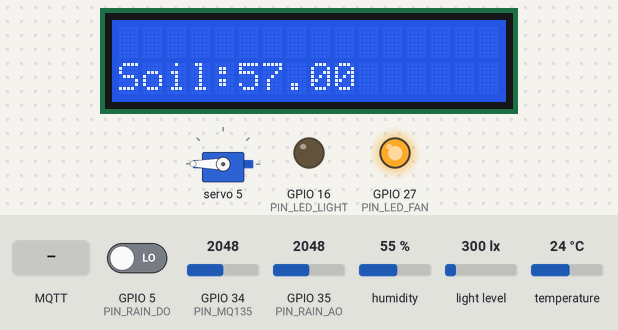
Bench run of a program on a simulated ESP32. On the bench: 16×2 character LCD, servo, output pins drawn as LEDs (lit = HIGH). The inputs (shaded band) are chosen by the test bench; at power-on: GPIO 35 (PIN_RAIN_AO) = 2048, GPIO 5 (PIN_RAIN_DO) LOW, GPIO 34 (PIN_MQ135) = 2048, humidity 55 %, light level 300 lx, temperature 24 °C. WiFi joins after 1.5 s; servers stay silent unless stated; no MQTT or app messages arrive unless stated; what the program prints to the serial monitor is not drawn.

Above: at 3.0 s.
3.1 s: MQTT message "ON" arrives on the first subscribed topic
At 4.4 s:
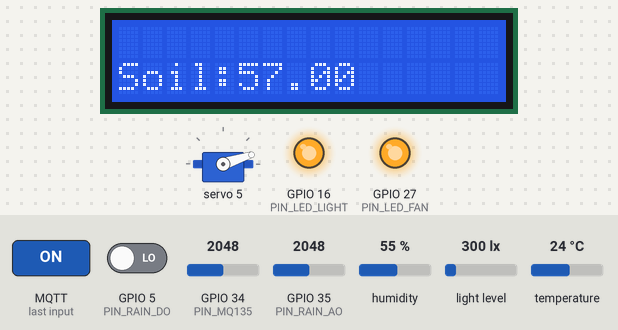
11.5 s: MQTT message "control/fan_mode" arrives on the first subscribed topic
At 12.9 s:
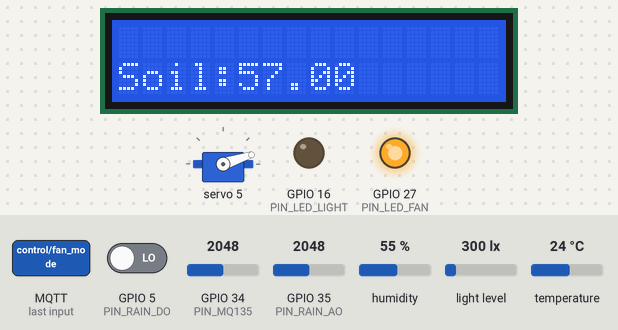
20.5 s: MQTT message "ON" arrives on the second subscribed topic
At 21.3 s:
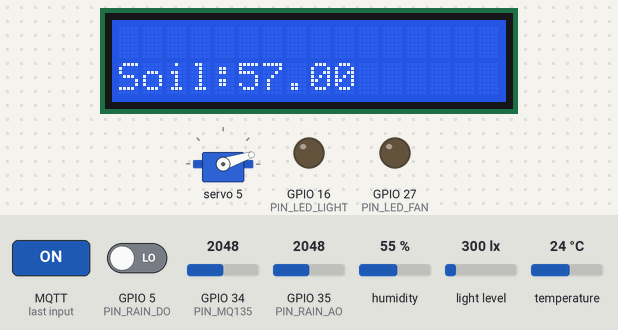
29.5 s: MQTT message "1" arrives on the first subscribed topic
At 30.5 s:
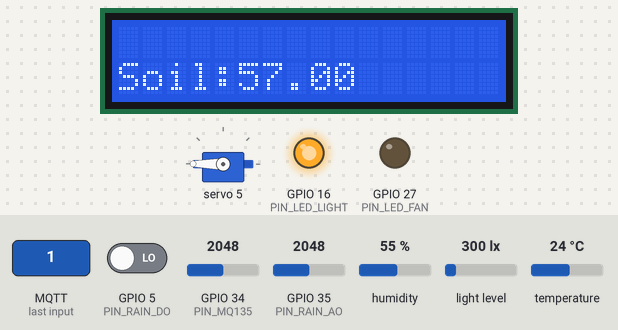
37.5 s: GPIO 35 (PIN_RAIN_AO) set to 1228
At 40.4 s:
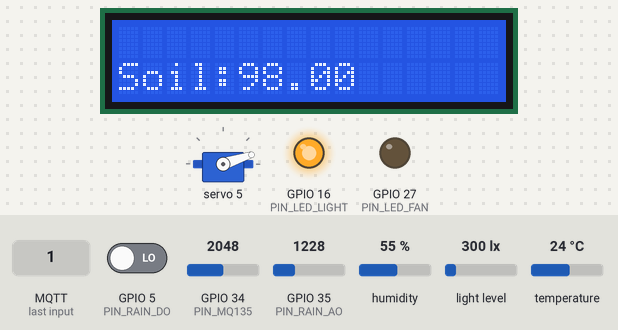
41.5 s: GPIO 35 (PIN_RAIN_AO) set to 560
At 43.3 s:
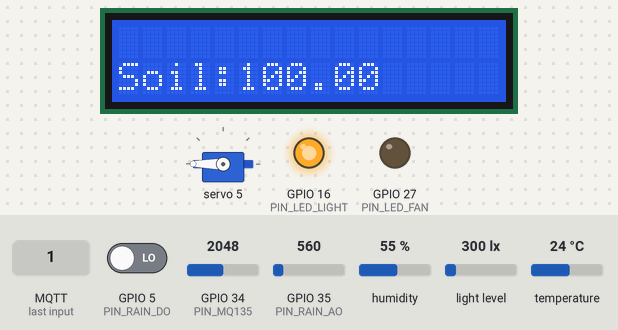
Timing chart, 0 to 46.5 s (numbered marks = the images above; inputs shaded):
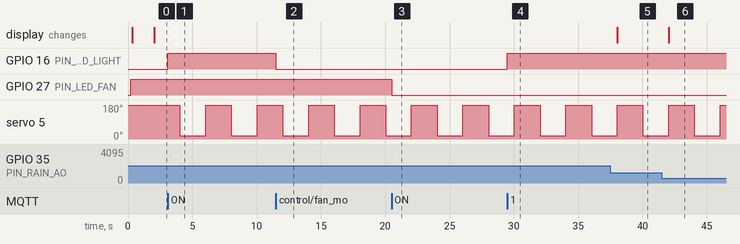

The program:

main.cpp
```cpp
#include <Arduino.h>
#include <WiFi.h>
#include <PubSubClient.h>

//===============================================================//
#include <DHT.h>
#include <Wire.h>
#include <BH1750.h>

#include <LiquidCrystal_I2C.h>


#include <ArduinoJson.h>
#include "config.h"

//=================== Servo =======================================//

#include <Wire.h>
#include <Adafruit_PWMServoDriver.h>

// สร้าง Object PCA9685
Adafruit_PWMServoDriver pwm = Adafruit_PWMServoDriver();

// ตั้งค่า Pulse ของ Servo (ค่ามาตรฐานคือ 150-600)
#define SERVOMIN  150
#define SERVOMAX  600
#define SERVO_FREQ 50

// --- กำหนดช่องสัญญาณ PCA9685

#define SERVO_ROTATE_CHANNEL 5


//==========================================================//


// ─────────────────────────────────────────
//  Objects
// ─────────────────────────────────────────
DHT          dht(PIN_DHT, DHT_TYPE);
BH1750       lightMeter;


LiquidCrystal_I2C lcd(0x27, 16, 2);   // ถ้าจอไม่ขึ้น ให้ลอง address 0x3F


WiFiClient   wifiClient;
PubSubClient mqtt(wifiClient);

// ─────────────────────────────────────────
//  State
// ─────────────────────────────────────────
unsigned long lastPublish  = 0;
bool          ledLightOn   = false;
bool          ledFanOn     = false;
bool          isAutoLightMode = false;
float         lightThreshold  = 10.0f;
char          lightCompareOp  = '<';
bool          isAutoFanMode   = false;
float         fanThreshold    = 30.0f;

// ============================================================
//  ── Prototypes ──
// ============================================================
void connectWiFi();
void connectMQTT();
void mqttCallback(char* topic, byte* payload, unsigned int len);
void readAndPublish();
void publishFloat(const char* topic, float value, uint8_t decimals);
void publishStr(const char* topic, const char* value, bool retain = false);
String extractValue(const String& json);
void setLight(bool on);
void setFan(bool on);
void checkAutoLight(int lux);
void checkAutoFan(float temp);

void Servo_rotate (float pos);
void checkRainWiper(bool isRaining);

//=========================== Servo ===================================//

// ฟังก์ชันแปลงองศาเป็น Pulse
int degreeToPulse(int angle) {
  return map(angle, 0, 180, SERVOMIN, SERVOMAX);
}


//==================================================================//

//  SETUP
// ============================================================
void setup() {
  Serial.begin(115200);
  delay(200);
  Serial.println("\n╔══════════════════════════════╗");
  Serial.println("║  ESP32 IoT Dashboard v2.0    ║");
  Serial.println("╚══════════════════════════════╝");


  // ====== Setup PCA9685 Servo ====================
  pwm.begin();
  pwm.setOscillatorFrequency(27000000);
  pwm.setPWMFreq(SERVO_FREQ);
  delay(10);


  //================================================


  // ── GPIO ──
    pinMode(PIN_RAIN_DO,   INPUT);

    pinMode(PIN_LED_LIGHT, OUTPUT);
    pinMode(PIN_LED_FAN,   OUTPUT);
    digitalWrite(PIN_LED_LIGHT, LOW);
    digitalWrite(PIN_LED_FAN, HIGH);

    Serial.printf("FAN GPIO = %d\n", PIN_LED_FAN);

  // ── I2C ──

   Wire.begin(PIN_SDA, PIN_SCL);


  lcd.init();
  lcd.backlight();
  lcd.setCursor(0, 0);
  lcd.print("Jet_Dashboard");
  lcd.setCursor(0, 1);
  lcd.print("Booting...");

  // ── DHT22 ──

    dht.begin();
  Serial.println("[INIT] DHT22 OK");

  // ── BH1750 ──

  if (lightMeter.begin(BH1750::CONTINUOUS_HIGH_RES_MODE)) {
    Serial.println("[INIT] BH1750 OK");
  } else {
    Serial.println("[INIT] BH1750 FAIL — ตรวจสอบสาย SDA/SCL");
  }


  // ── WiFi ──
  connectWiFi();

  // ── MQTT ──
  mqtt.setServer(MQTT_BROKER, MQTT_PORT);
  mqtt.setCallback(mqttCallback);
  mqtt.setKeepAlive(60);
  connectMQTT();

  Serial.println("[INIT] พร้อมทำงาน ✓\n");
}

// ============================================================
//  LOOP
// ============================================================
void loop() {
  if (!mqtt.connected()) {
    connectMQTT();
  }
  mqtt.loop();

  unsigned long now = millis();
  if (now - lastPublish >= PUBLISH_INTERVAL_MS) {
    lastPublish = now;
    readAndPublish();
  }

}


// ============================================================
//  WiFi
// ============================================================
void connectWiFi() {
  Serial.printf("[WiFi] กำลังเชื่อมต่อ \"%s\"", WIFI_SSID);
  WiFi.mode(WIFI_STA);
  WiFi.begin(WIFI_SSID, WIFI_PASSWORD);

  uint8_t retry = 0;
  while (WiFi.status() != WL_CONNECTED && retry < 40) {
    delay(500);
    Serial.print(".");
    retry++;
  }

  if (WiFi.status() == WL_CONNECTED) {
    Serial.printf("\n[WiFi] ✓ Connected  IP: %s\n", WiFi.localIP().toString().c_str());
  } else {
    Serial.println("\n[WiFi] ✗ Failed — Restarting...");
    delay(1000);
    ESP.restart();
  }
}

// ============================================================
//  MQTT Connect
// ============================================================
void connectMQTT() {
  Serial.printf("[MQTT] กำลังเชื่อมต่อ %s:%d ...", MQTT_BROKER, MQTT_PORT);

  uint8_t retry = 0;
  while (!mqtt.connected() && retry < 5) {
    bool ok;
    if (strlen(MQTT_USER) > 0) {
      ok = mqtt.connect(MQTT_CLIENT_ID, MQTT_USER, MQTT_PASS);
    } else {
      ok = mqtt.connect(MQTT_CLIENT_ID);
    }

    if (ok) {
      Serial.println(" ✓");
      // Subscribe คำสั่งจาก Dashboard
      mqtt.subscribe(TOPIC_CMD_LIGHT, 1);
      mqtt.subscribe(TOPIC_CMD_FAN,   1);
      mqtt.subscribe("control/light_mode", 1);
      mqtt.subscribe("control/light_threshold", 1);
      mqtt.subscribe("control/light_op", 1);
      mqtt.subscribe("control/fan_mode", 1);
      mqtt.subscribe("control/fan_threshold", 1);
      Serial.println("[MQTT] Subscribed: control/light, control/fan, control/light_mode, control/light_threshold, control/light_op, control/fan_mode, control/fan_threshold");
      publishStr(TOPIC_STATUS, "online", true);
    } else {
      Serial.printf(" ✗ (rc=%d) — รอ 3s\n", mqtt.state());
      delay(3000);
      retry++;
    }
  }
}

// ============================================================
//  MQTT Callback — รับคำสั่งจาก Dashboard
// ============================================================
void mqttCallback(char* topic, byte* payload, unsigned int len) {
  char buf[len + 1];
  memcpy(buf, payload, len);
  buf[len] = '\0';
  String msg   = String(buf);
  String t     = String(topic);
  String val   = extractValue(msg);
  bool   turnOn = (val == "ON" || val == "1" || val == "true");

  Serial.printf("[MQTT] ← %s : %s\n", topic, msg.c_str());

  if (t == TOPIC_CMD_LIGHT) {

      if (!isAutoLightMode) {
        setLight(turnOn);
      }
  } else if (t == TOPIC_CMD_FAN) {

      if (!isAutoFanMode) {
        setFan(turnOn);
      }
  } else if (t == "control/fan_mode") {
      isAutoFanMode = (val == "AUTO");
      Serial.printf("[MQTT] Fan mode → %s\n", isAutoFanMode ? "AUTO" : "MANUAL");
  } else if (t == "control/fan_threshold") {

      float newFanThreshold = val.toFloat();
      if (newFanThreshold > 0) {
        fanThreshold = newFanThreshold;
        Serial.printf("[MQTT] Fan threshold → temp >= %.1f\n", fanThreshold);
      }
  } else if (t == "control/light_mode") {

    isAutoLightMode = (val == "AUTO");
      Serial.printf("[MQTT] Light mode → %s\n", isAutoLightMode ? "AUTO" : "MANUAL");
  } else if (t == "control/light_threshold") {

      float newThreshold = val.toFloat();
      if (newThreshold > 0) {
        lightThreshold = newThreshold;
        Serial.printf("[MQTT] Light threshold → lux < %.1f\n", lightThreshold);
      }
  } else if (t == "control/light_op") {

      if (val == "<" || val == ">") {
        lightCompareOp = val[0];
        Serial.printf("[MQTT] Light compare op → lux %c %.1f\n", lightCompareOp, lightThreshold);
      }
  }
}

// ── ควบคุมไฟ เมือห้องมืด ──
void checkAutoLight(int lux) {
  if (isAutoLightMode) { // ถ้ากดแมนนวลบรรทัดนี้ false
    bool shouldTurnOn = (lightCompareOp == '<') ? (lux < lightThreshold) : (lux > lightThreshold);
    setLight(shouldTurnOn);
  }
}

void checkAutoFan(float temp) {
  if (isAutoFanMode) { // ถ้ากดแมนนวลบรรทัดนี้ false
    if (temp >= fanThreshold && !ledFanOn) {
      setFan(true);
    } else if (temp < fanThreshold - 2.0f && ledFanOn) {
      setFan(false);
    }
  }
}


// ============================================================
//  อ่านเซ็นเซอร์และส่ง MQTT
// ============================================================
void readAndPublish() {
  Serial.println("-------------Read Sensors-------------");

  // ── DHT22: Temperature & Humidity ──
  float temp  = dht.readTemperature();
  float humid = dht.readHumidity();

  if (!isnan(temp) && !isnan(humid)) {
    publishFloat(TOPIC_TEMP,  temp,  1);
    publishFloat(TOPIC_HUMID, humid, 1);
    Serial.printf("[DHT22]  Temp=%.1f°C  Humid=%.1f%%\n", temp, humid);
    checkAutoFan(temp);
  } else {
    Serial.println("[DHT22] - Read ERROR");
  }


  // ── BH1750: Light ──
  float lux = lightMeter.readLightLevel();
  if (lux >= 0) {
    publishFloat(TOPIC_LIGHT, lux, 0);
    Serial.printf("[BH1750] Light=%.0f lux\n", lux);
    checkAutoLight(lux);
  } else {
    Serial.println("[BH1750] - Read ERROR");
  }


  // ── MQ135: CO2 ──
  int   rawMQ  = analogRead(PIN_MQ135);
  //int   rawMQ  = digitalRead(PIN_MQ135);
  float vMQ    = rawMQ * (3.3f / 4095.0f);
  float rsMQ   = (vMQ > 0.01f) ? (MQ135_RL * (3.3f - vMQ) / vMQ) : MQ135_RL * 100;
  float ratio  = rsMQ / MQ135_RO;
  float co2    = constrain(MQ135_A * powf(ratio, MQ135_B), 300.0f, 5000.0f);

  publishFloat(TOPIC_CO2, co2, 0);
  Serial.printf("[MQ135]  CO2=%.0f ppm  (raw=%d)\n", co2, rawMQ);


  // ── Soil Moisture ──

  int   rawSoil = analogRead(PIN_SOIL);
  float soilPct = constrain(
    map(rawSoil, SOIL_DRY, SOIL_WET, 0, 100), 0, 100
  );
  publishFloat(TOPIC_SOIL, soilPct, 1);
  Serial.printf("│ [Soil]   Moisture=%.1f%%  (raw=%d)\n", soilPct, rawSoil);
  lcd.clear();
  lcd.setCursor(0, 1);
  lcd.print("            ");
    lcd.setCursor(0, 1);
  lcd.print("Soil:");
  lcd.print(soilPct);


  // ── Rain Sensor ──
    int   rawRain  = analogRead(PIN_RAIN_AO);
  float rainPct  = constrain(
    map(rawRain, RAIN_DRY, RAIN_WET, 0, 100), 0, 100
  );
  bool  isRain   = (digitalRead(PIN_RAIN_DO) == LOW) || (rainPct >= RAIN_THRESHOLD_PCT);

  publishFloat(TOPIC_RAIN_PCT, rainPct, 1);
  publishStr(TOPIC_RAIN_DIG, isRain ? "RAIN" : "DRY");
  Serial.printf("[Rain]   Intensity=%.1f%%  State=%s  (raw=%d)\n",
                rainPct, isRain ? "RAIN" : "DRY", rawRain);
  checkRainWiper(isRain);


  // ── Flood Risk Alert ──

  if (isRain && soilPct > 150.0f) {
    publishStr(TOPIC_FLOOD_ALERT, "HIGH");
    Serial.println("│ [ALERT]  ⚠️  ฝนตก + ดินชื้นสูง — เสี่ยงน้ำท่วม!");
  }

  Serial.println("└────────────────────────────────\n");

}

// ============================================================
//  Helpers
// ============================================================

// ส่งค่า float เป็น JSON {"value": X}
void publishFloat(const char* topic, float value, uint8_t decimals) {
  char payload[48];
  if (decimals == 0)      snprintf(payload, sizeof(payload), "{\"value\":%.0f}", value);
  else if (decimals == 1) snprintf(payload, sizeof(payload), "{\"value\":%.1f}", value);
  else                    snprintf(payload, sizeof(payload), "{\"value\":%.2f}", value);
  mqtt.publish(topic, payload, false);
}

// ส่งค่า string เป็น JSON {"value": "X"}
void publishStr(const char* topic, const char* value, bool retain) {
  char payload[64];
  snprintf(payload, sizeof(payload), "{\"value\":\"%s\"}", value);
  mqtt.publish(topic, payload, retain);
}

// ดึง value จาก JSON string {"value":"..."}
String extractValue(const String& json) {
  StaticJsonDocument<128> doc;
  if (!deserializeJson(doc, json) && doc.containsKey("value")) {
    return doc["value"].as<String>();
  }
  // Fallback: plain text เช่น "ON", "OFF"
  String s = json;
  s.trim();
  return s;
}


// ── ควบคุมไฟห้อง ──
void setLight(bool on) {

  ledLightOn = on;
  digitalWrite(PIN_LED_LIGHT, on ? HIGH : LOW);

  publishStr("sensors/device/light_state", on ? "ON" : "OFF");
  Serial.printf("[CTRL] 💡 ไฟห้อง → %s\n", on ? "ON" : "OFF");
}

// ── ควบคุมพัดลม ──
void setFan(bool on) {
  ledFanOn = on;
  digitalWrite(PIN_LED_FAN, on ? LOW : HIGH);

  publishStr("sensors/device/fan_state", on ? "ON" : "OFF");
  Serial.printf("[CTRL] 🌀 พัดลม  → %s\n", on ? "ON" : "OFF");
}


void Servo_rotate (float pos)
{
  int pluse = degreeToPulse((int)pos);
  pwm.setPWM(SERVO_ROTATE_CHANNEL, 0, pluse);
}


// ── ควบคุม Servo ปัดน้ำฝน: เมื่อฝนตกให้หมุนสลับ 0°↔180° คล้ายที่ปัดน้ำฝนรถยนต์ ==================================//

void checkRainWiper(bool isRaining) {
  const unsigned long WIPER_STEP_MS = 700;   // ความเร็วในการปัด (ปรับได้)
  static bool          wiperAtMax   = false; // false = อยู่ที่ 0°, true = อยู่ที่ 180°
  static unsigned long lastStepTime = 0;
  static bool          wiperParked  = true;  // true = จอดนิ่งอยู่ที่ 0° แล้ว ไม่ต้องสั่งซ้ำ


  if (isRaining) {
    wiperParked = false;
    unsigned long now = millis();
    if (now - lastStepTime >= WIPER_STEP_MS) {
      lastStepTime = now;
      wiperAtMax = !wiperAtMax;
      Servo_rotate(wiperAtMax ? 180.0f : 0.0f);
      Serial.printf("[SERVO] 🌧️ปัดน้ำฝน → %d°\n", wiperAtMax ? 180 : 0);
    }
  } else if (!wiperParked) {
    // ฝนหยุดแล้ว สั่งกลับไปพักที่ 0° ครั้งเดียว
    Servo_rotate(0);
    wiperAtMax  = false;
    wiperParked = true;
    Serial.println("[SERVO] ☀️  ฝนหยุด — พักใบปัดที่ 0°");
  }
}
```

config.h
```cpp
#pragma once

// ─────────────────────────────────────────
//  WiFi
// ─────────────────────────────────────────
#define WIFI_SSID       "Jet"
#define WIFI_PASSWORD   "12345678"

// ─────────────────────────────────────────
//  MQTT Broker (EMQX Public)
// ─────────────────────────────────────────
#define MQTT_BROKER     "broker.emqx.io"
#define MQTT_PORT       1883
#define MQTT_CLIENT_ID  "esp32_iot_001"   // เปลี่ยนถ้ามีหลายบอร์ด
#define MQTT_USER       ""
#define MQTT_PASS       ""

// ─────────────────────────────────────────
//  MQTT Topics — Publish
// ─────────────────────────────────────────
#define TOPIC_TEMP          "sensors/dht/temperature"
#define TOPIC_HUMID         "sensors/dht/humidity"
#define TOPIC_LIGHT         "sensors/light/lux"
#define TOPIC_CO2           "sensors/air/co2"
#define TOPIC_SOIL          "sensors/soil/moisture"
#define TOPIC_RAIN_PCT      "sensors/rain/intensity"
#define TOPIC_RAIN_DIG      "sensors/rain/detected"
#define TOPIC_STATUS        "sensors/device/status"
#define TOPIC_FLOOD_ALERT   "sensors/alert/flood_risk"

// ─────────────────────────────────────────
//  MQTT Topics — Subscribe (รับคำสั่ง)
// ─────────────────────────────────────────
#define TOPIC_CMD_LIGHT     "control/light"
#define TOPIC_CMD_FAN       "control/fan"

// ─────────────────────────────────────────
//  Pin Definitions
// ─────────────────────────────────────────

#define PIN_DHT         23       // DHT22 Data
#define PIN_SDA         21      // I2C SDA → BH1750
#define PIN_SCL         22      // I2C SCL → BH1750

#define PIN_MQ135       34      // MQ135  Analog (ADC1)
#define PIN_RAIN_AO     35      // Rain   Analog (ADC1)
#define PIN_RAIN_DO     5      // Rain   Digital

#define PIN_SOIL        35      // Soil   Analog (ADC1)
#define PIN_LED_LIGHT   16      // LED / Relay ไฟห้อง 16 แต่ใช้ 2 เพื่อทดสอบ
#define PIN_LED_FAN     27      // LED / Relay พัดลม

// ─────────────────────────────────────────
//  Sensor Config
// ─────────────────────────────────────────
#define DHT_TYPE DHT22
#define PUBLISH_INTERVAL_MS 2000    // ส่งข้อมูลทุก 3 วินาที

#define MQ135_RL    10.0f
#define MQ135_RO    76.63f
#define MQ135_A     110.47f
#define MQ135_B     -2.862f
#define RAIN_DRY    4000    // ADC ตอนแผ่นแห้ง
#define RAIN_WET    500     // ADC ตอนมีน้ำ
#define RAIN_THRESHOLD_PCT  20.0f   // %ขึ้นไปถือว่าฝนตก

#define SOIL_DRY    3200    // ADC ตอนดินแห้ง
#define SOIL_WET    1200    // ADC ตอนดินเปียก
```

Measured:
- after the input at 3.1 s, GPIO 16 (PIN_LED_LIGHT): LOW → HIGH at once
- after the input at 11.5 s, GPIO 16 (PIN_LED_LIGHT): HIGH → LOW at once
- after the input at 20.5 s, GPIO 27 (PIN_LED_FAN): HIGH → LOW at once
- after the input at 29.5 s, GPIO 16 (PIN_LED_LIGHT): LOW → HIGH at once
- after the input at 37.5 s, the display: changes after 0.56 s (image 5)
- after the input at 41.5 s, the display: changes after 0.56 s (image 6)
- by itself, servo 5: alternates 180° for 2.0 s and 18° for 2.0 s
